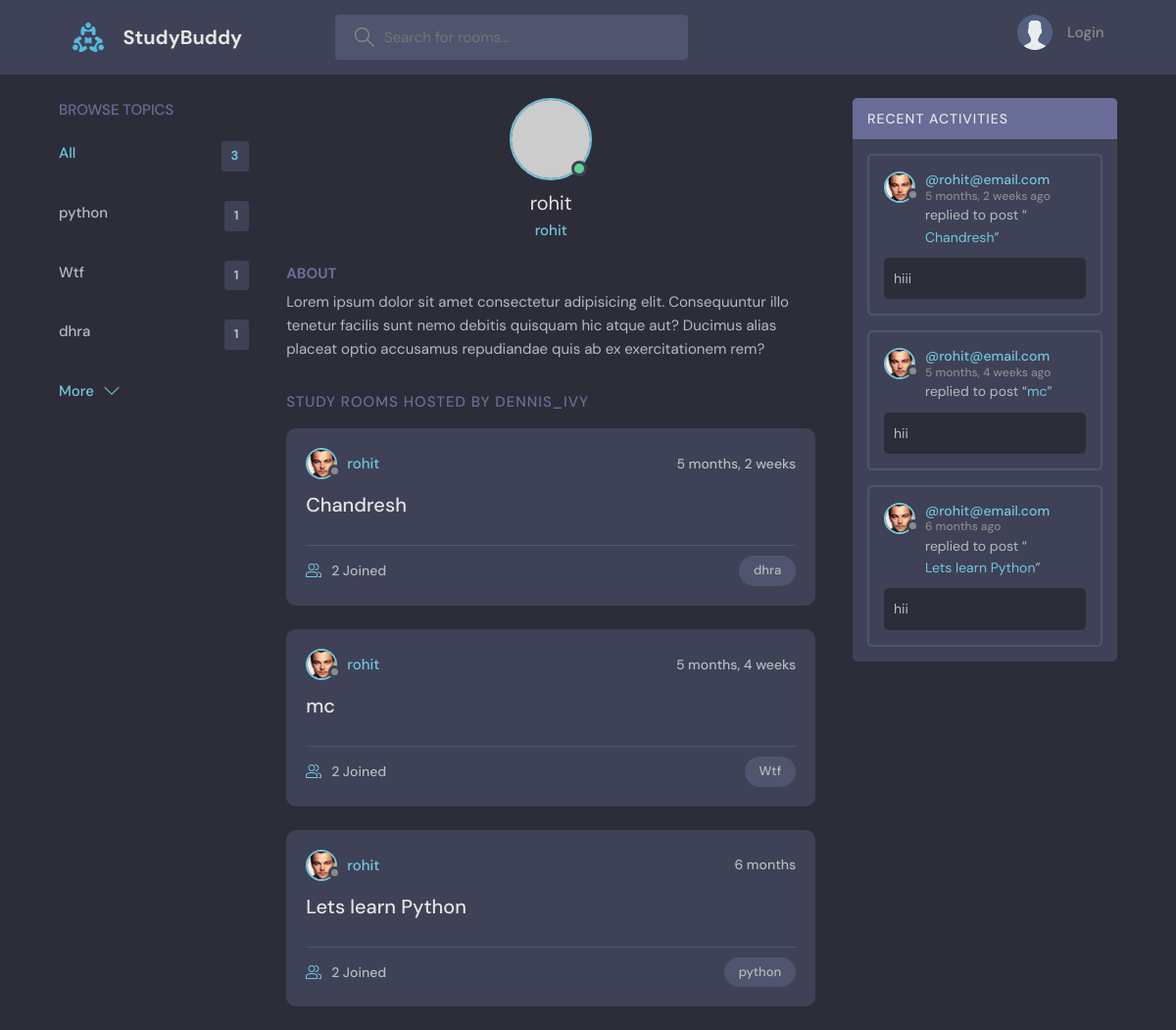
The app's page /profile/1/, older data.
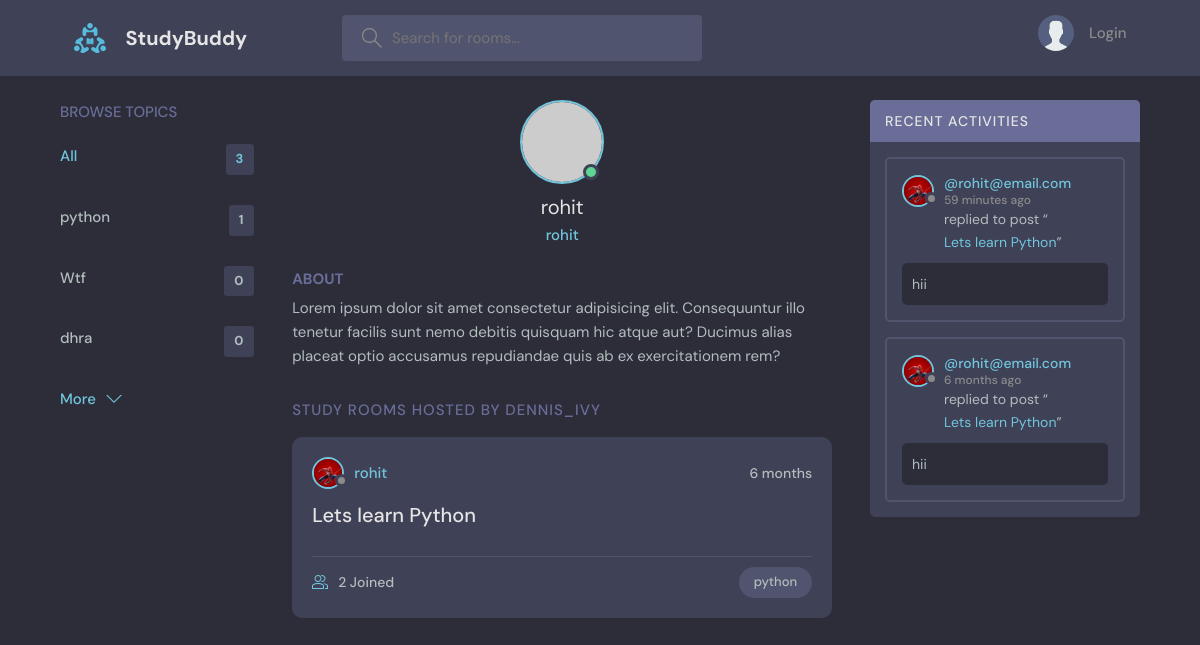
The same page, newer data.
### base/models.py (models this page shows, shortened)
class Topic(models.Model):
    name = models.CharField(max_length=200)

class User(AbstractUser):
    name = models.CharField(max_length=200,null=True)
    email = models.EmailField(unique=True,null=True)
    bio = models.TextField(null=True)
    avatar = models.ImageField(null=True,default="avatar.svg")
    USERNAME_FIELD = 'email'
    REQUIRED_FIELDS = []

class Room(models.Model):
    host = models.ForeignKey(User,on_delete=models.SET_NULL,null = True)
    topic = models.ForeignKey(Topic,on_delete=models.SET_NULL,null = True)
    name = models.CharField(max_length=200)
    description = models.TextField(null=True,blank=True)
    participants = models.ManyToManyField(User,related_name='participants',blank=True)
    updated = models.DateTimeField(auto_now=True)
    created = models.DateTimeField(auto_now_add=True)
    class Meta:
        ordering = ['-updated','-created']
    def __str__(self):
        return self.name

class Message(models.Model):
    user = models.ForeignKey(User,on_delete=models.CASCADE)
    room = models.ForeignKey(Room,on_delete=models.CASCADE)
    body = models.TextField()
    updated = models.DateTimeField(auto_now=True)
    created = models.DateTimeField(auto_now_add=True)
    class Meta:
        ordering = ['-updated','-created']

### base/views.py (the view)
# urls.py: path('profile/<str:pk>/',views.userProfile,name="user-profile"),
def userProfile(request,pk):
    user = User.objects.get(id=pk)
    rooms = user.room_set.all()
    room_messages = user.message_set.all()
    topics = Topic.objects.all()
    context = {'user':user,'rooms':rooms,'room_messages':room_messages,'topics':topics}
    return render(request,'base/profile.html',context)

### base/templates/base/profile.html (shortened to what this page needs)
{% extends 'main.html' %}
{% block content %}
<main class="profile-page layout layout--3">
    <div class="container">
      {% include 'base/topics_component.html' %}
      <div class="roomList">
        <div class="profile">
          <div class="profile__avatar">
            <div class="avatar avatar--large active">
              <img src="https://randomuser.me/api/portraits/men/11.jpg" />
            </div>
          </div>
          <div class="profile__info">
            <h3>{{user.username}}</h3>
            <p>{{user.username}}</p>
          </div>
          <div class="profile__about">
            <h3>About</h3>
            <p>
              Lorem ipsum dolor sit amet consectetur adipisicing elit. Consequuntur illo tenetur
              facilis sunt nemo debitis quisquam hic atque aut? Ducimus alias placeat optio
              accusamus repudiandae quis ab ex exercitationem rem?
            </p>
          </div>
        </div>
        <div class="roomList__header">
          <div>
            <h2>Study Rooms Hosted by dennis_ivy</a>
            </h2>
          </div>
        </div>
        {% include 'base/feed_component.html' %}
      </div>
      {% include 'base/activity_component.html' %}
    </div>
  </main>
  {% endblock content %}

### templates/main.html (shortened to what this page needs)
<!DOCTYPE html>
{% load static %}
<html lang="en">
  <head>
    <link rel="stylesheet" href="{% static 'styles/style.css' %}" />
  </head>
  <body>
    {% include 'navbar.html' %}
    {% block content %}
    {% endblock %}
  </body>
</html>

### templates/navbar.html (shortened to what this page needs)
{% load static %}
<header class="header header--loggedIn">
    <div class="container">
      <a href="{% url 'home' %}" class="header__logo">
        <img src="{% static 'images/logo.svg' %}" />
        <h1>StudyBuddy</h1>
      </a>
      <form class="header__search",method="GET",action="{% url 'home' %}">
        <label>
          <input name="q" placeholder="Search for rooms..." />
        </label>
      </form>
      <nav class="header__menu">
        {% if request.user.is_authenticated %}
        <div class="header__user">
          <a href="{% url 'user-profile' user.id %}">
            <div class="avatar avatar--medium active">
              <img src="{{request.user.avatar.url}}" />
            </div>
            <p>{{request.user.username}}<span>@{{request.user}}</span></p>
          </a>
          <button class="dropdown-button">
            <svg version="1.1" xmlns="http://www.w3.org/2000/svg" width="32" height="32" viewBox="0 0 32 32">
              <title>chevron-down</title>
              <path d="M16 21l-13-13h-3l16 16 16-16h-3l-13 13z"></path>
            </svg>
          </button>
        </div>
        {% else %}
        <a href="{% url 'login' %}">
          <img src="{% static 'images/avatar.svg' %}" />
          <p>Login</p>
        </a>
        {% endif %}
      </nav>
    </div>
  </header>

### base/templates/base/topics_component.html
<div class="topics">
    <div class="topics__header">
      <h2>Browse Topics</h2>
    </div>
    <ul class="topics__list">
      <li>
        <a href="{% url 'home' %}" class="active">All <span>{{topics.count}}</span></a>
      </li>
      {% for topic in topics %}
        <li>
            <a href="{% url 'home' %}?q={{topic.name}}">{{topic.name}} <span>{{topic.room_set.all.count}}</span></a>
        </li>
      {% endfor %}
    </ul>
    <a class="btn btn--link" href="{% url 'topics' %}">
      More
      <svg version="1.1" xmlns="http://www.w3.org/2000/svg" width="32" height="32" viewBox="0 0 32 32">
        <title>chevron-down</title>
        <path d="M16 21l-13-13h-3l16 16 16-16h-3l-13 13z"></path>
      </svg>
    </a>
  </div>

### base/templates/base/feed_component.html (shortened to what this page needs)
{% for room in rooms %}
<div class="roomListRoom">
    <div class="roomListRoom__header">
      <a href="{% url 'user-profile' room.host.id %}" class="roomListRoom__author">
        <div class="avatar avatar--small">
          <img src="{{room.host.avatar.url}}" />
        </div>
        <span>{{room.host.username}}</span>
      </a>
      <div class="roomListRoom__actions">
        <span>{{room.created|timesince}}</span>
      </div>
    </div>
    <div class="roomListRoom__content">
      <a href="{% url 'room' room.id %}">{{room.name}}</a>
    </div>
    <div class="roomListRoom__meta">
      <a href="{% url 'room' room.id %}" class="roomListRoom__joined">
        {{room.participants.all.count}} Joined
      </a>
      <p class="roomListRoom__topic">{{room.topic.name}}</p>
    </div>
  </div>
{% endfor %}

### base/templates/base/activity_component.html (shortened to what this page needs)
<div class="activities">
    <div class="activities__header">
      <h2>Recent Activities</h2>
    </div>
    {% for message in room_messages %}
    <div class="activities__box">
      <div class="activities__boxHeader roomListRoom__header">
        <a href="{% url 'user-profile' message.user.id %}" class="roomListRoom__author">
          <div class="avatar avatar--small">
            <img src="{{message.user.avatar.url}}" />
          </div>
          <p>
            @{{message.user}}
            <span>{{message.created|timesince}} ago</span>
          </p>
        </a>
      </div>
      <div class="activities__boxContent">
        <p>replied to post “<a href="{% url 'room' message.room.id %}">{{message.room}}</a>”</p>
        <div class="activities__boxRoomContent">
          {{message.body}}
        </div>
      </div>
    </div>
    {% endfor %}
  </div>

Row changes from the older to the newer data that the page shows:
removed Room: host.avatar (picture), host.username "rohit", created "5 months, 2 weeks", name "Chandresh", participants.all.count "2", topic.name "dhra"
removed Room: host.avatar (picture), host.username "rohit", created "5 months, 4 weeks", name "mc", participants.all.count "2", topic.name "Wtf"
removed Message: user.avatar (picture), user "rohit@email.com", created "5 months, 2 weeks", room "Chandresh", body "hiii"
removed Message: user.avatar (picture), user "rohit@email.com", created "5 months, 4 weeks", room "mc", body "hii"
computed for Topic "Wtf": room_set.all.count "1" → "0"
computed for Topic "dhra": room_set.all.count "1" → "0"
changed through a linked row, Room "Lets learn Python": host.avatar: a different picture
added Message: user.avatar (picture), user "rohit@email.com", created "59 minutes", room "Lets learn Python", body "hii"
changed through a linked row, Message "6 months": user.avatar: a different picture
